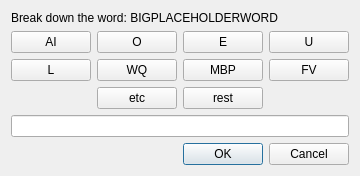
<?xml version="1.0" encoding="UTF-8"?>
<ui version="4.0">
 <class>BreakdownDialog</class>
 <widget class="QDialog" name="BreakdownDialog">
  <property name="windowModality">
   <enum>Qt::NonModal</enum>
  </property>
  <property name="geometry">
   <rect>
    <x>0</x>
    <y>0</y>
    <width>364</width>
    <height>207</height>
   </rect>
  </property>
  <property name="sizePolicy">
   <sizepolicy hsizetype="Preferred" vsizetype="Preferred">
    <horstretch>0</horstretch>
    <verstretch>0</verstretch>
   </sizepolicy>
  </property>
  <property name="windowTitle">
   <string>Unknown Word</string>
  </property>
  <property name="sizeGripEnabled">
   <bool>false</bool>
  </property>
  <property name="modal">
   <bool>false</bool>
  </property>
  <layout class="QVBoxLayout" name="verticalLayout">
   <property name="sizeConstraint">
    <enum>QLayout::SetFixedSize</enum>
   </property>
   <item>
    <widget class="QLabel" name="wordLabel">
     <property name="text">
      <string>Break down the word: BIGPLACEHOLDERWORD</string>
     </property>
    </widget>
   </item>
   <item>
    <layout class="QGridLayout" name="gridLayout">
     <item row="0" column="0">
      <widget class="QPushButton" name="aiBut">
       <property name="text">
        <string>AI</string>
       </property>
      </widget>
     </item>
     <item row="0" column="1">
      <widget class="QPushButton" name="oBut">
       <property name="text">
        <string>O</string>
       </property>
      </widget>
     </item>
     <item row="0" column="2">
      <widget class="QPushButton" name="eBut">
       <property name="text">
        <string>E</string>
       </property>
      </widget>
     </item>
     <item row="0" column="3">
      <widget class="QPushButton" name="uBut">
       <property name="text">
        <string>U</string>
       </property>
      </widget>
     </item>
     <item row="1" column="0">
      <widget class="QPushButton" name="lBut">
       <property name="text">
        <string>L</string>
       </property>
      </widget>
     </item>
     <item row="1" column="1">
      <widget class="QPushButton" name="wqBut">
       <property name="text">
        <string>WQ</string>
       </property>
      </widget>
     </item>
     <item row="1" column="2">
      <widget class="QPushButton" name="mbpBut">
       <property name="text">
        <string>MBP</string>
       </property>
      </widget>
     </item>
     <item row="1" column="3">
      <widget class="QPushButton" name="fvBut">
       <property name="text">
        <string>FV</string>
       </property>
      </widget>
     </item>
     <item row="2" column="1">
      <widget class="QPushButton" name="etcBut">
       <property name="text">
        <string>etc</string>
       </property>
      </widget>
     </item>
     <item row="2" column="2">
      <widget class="QPushButton" name="restBut">
       <property name="text">
        <string>rest</string>
       </property>
      </widget>
     </item>
    </layout>
   </item>
   <item>
    <widget class="QLineEdit" name="breakdownEdit"/>
   </item>
   <item>
    <widget class="QDialogButtonBox" name="buttonBox">
     <property name="orientation">
      <enum>Qt::Horizontal</enum>
     </property>
     <property name="standardButtons">
      <set>QDialogButtonBox::Cancel|QDialogButtonBox::Ok</set>
     </property>
    </widget>
   </item>
  </layout>
 </widget>
 <resources/>
 <connections>
  <connection>
   <sender>buttonBox</sender>
   <signal>accepted()</signal>
   <receiver>BreakdownDialog</receiver>
   <slot>accept()</slot>
   <hints>
    <hint type="sourcelabel">
     <x>224</x>
     <y>185</y>
    </hint>
    <hint type="destinationlabel">
     <x>157</x>
     <y>206</y>
    </hint>
   </hints>
  </connection>
  <connection>
   <sender>buttonBox</sender>
   <signal>rejected()</signal>
   <receiver>BreakdownDialog</receiver>
   <slot>reject()</slot>
   <hints>
    <hint type="sourcelabel">
     <x>292</x>
     <y>191</y>
    </hint>
    <hint type="destinationlabel">
     <x>286</x>
     <y>206</y>
    </hint>
   </hints>
  </connection>
 </connections>
</ui>
